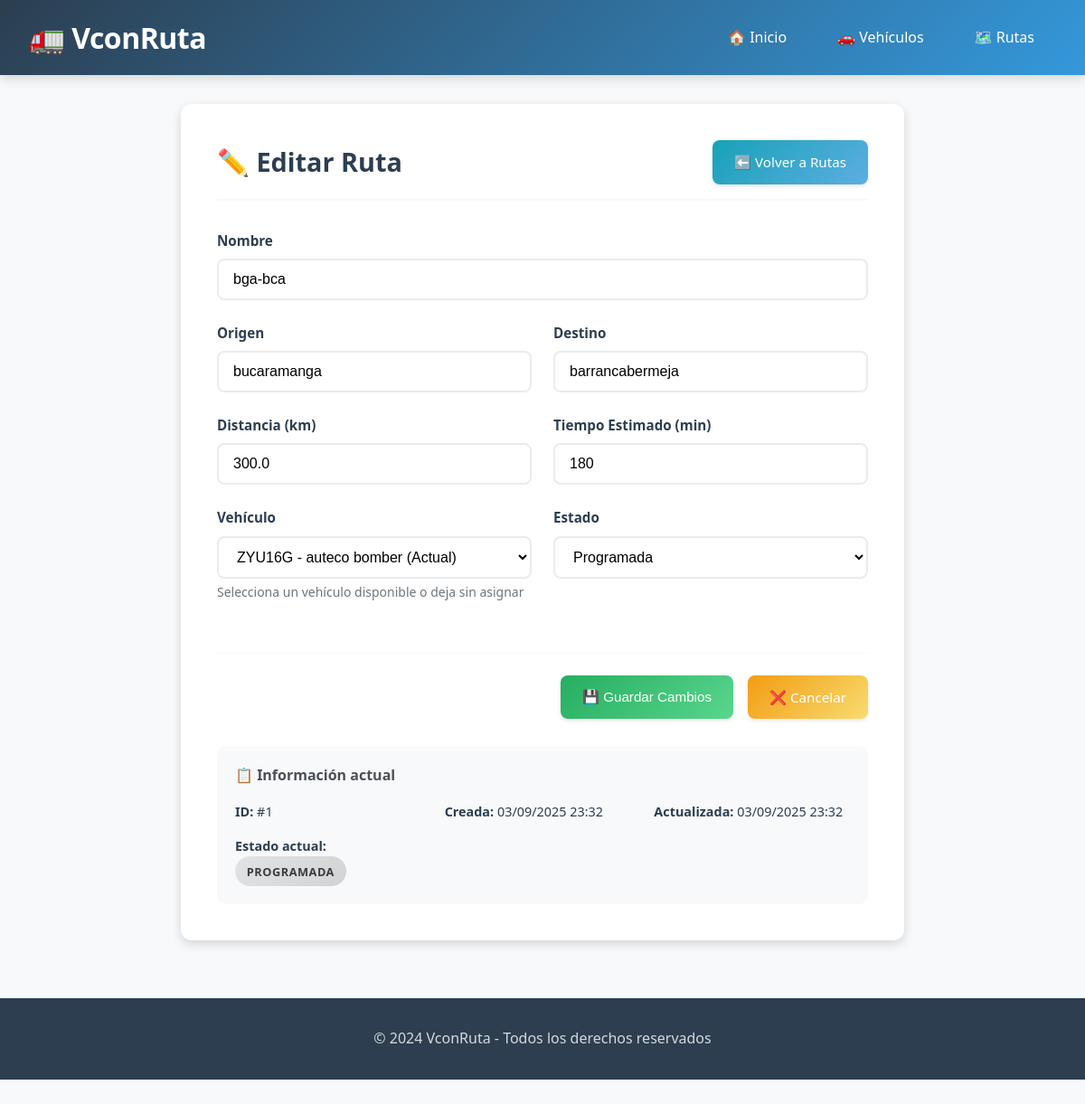
Before: /editar_ruta/1 with the older database file.
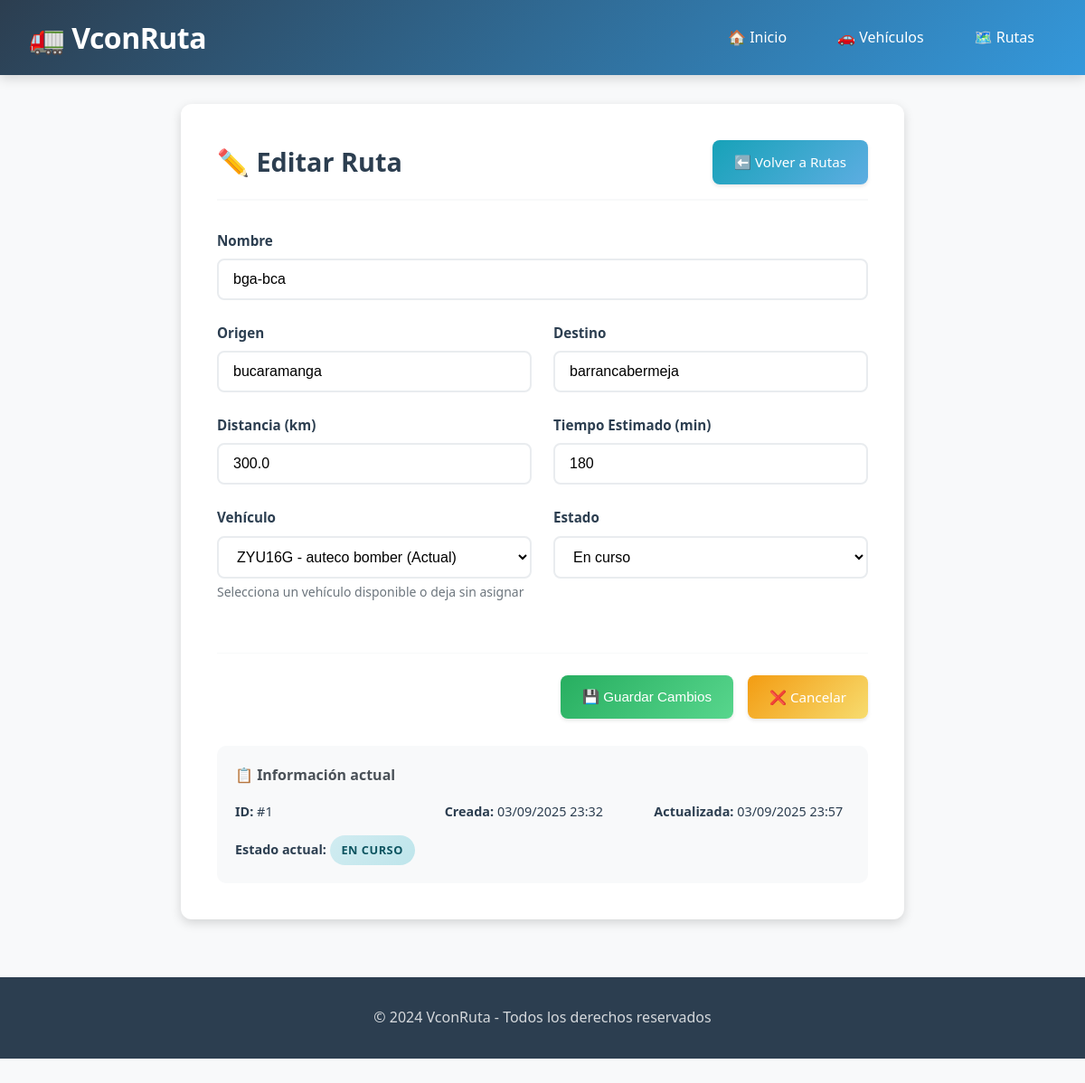
After: the same page with the newer database file.
### models.py (models this page shows, shortened)
class Ruta(db.Model):
    __tablename__ = 'rutas'
    id = db.Column(db.Integer, primary_key=True)
    nombre = db.Column(db.String(100), nullable=False)
    origen = db.Column(db.String(100), nullable=False, index=True)
    destino = db.Column(db.String(100), nullable=False, index=True)
    distancia = db.Column(db.Float, nullable=False)
    tiempo_estimado = db.Column(db.Integer, nullable=False)  # en minutos
    vehiculo_id = db.Column(db.Integer, db.ForeignKey('vehiculos.id'), nullable=True, index=True)
    estado = db.Column(db.String(20), default='Programada', index=True)
    fecha_creacion = db.Column(db.DateTime, default=datetime.utcnow)
    fecha_actualizacion = db.Column(db.DateTime, default=datetime.utcnow, onupdate=datetime.utcnow)
    fecha_inicio = db.Column(db.DateTime, nullable=True)
    fecha_fin = db.Column(db.DateTime, nullable=True)

### app.py (the view)
@app.route('/editar_ruta/<int:id>', methods=['GET', 'POST'])
def editar_ruta(id):
    form = RutaForm()
    ruta = Ruta.query.get_or_404(id)
    vehiculos_disponibles = Vehiculo.query.filter_by(estado='Disponible').all()
    choices = [(0, 'Sin asignar')]
    if ruta.vehiculo_asignado:
        choices.append((ruta.vehiculo_asignado.id, f"{ruta.vehiculo_asignado.placa} - {ruta.vehiculo_asignado.marca} {ruta.vehiculo_asignado.modelo} (Actual)"))
    for v in vehiculos_disponibles:
        if not ruta.vehiculo_asignado or v.id != ruta.vehiculo_asignado.id:
            choices.append((v.id, f"{v.placa} - {v.marca} {v.modelo}"))
    form.vehiculo_id.choices = choices
    if form.validate_on_submit():
        try:
            nuevo_vehiculo = None
            if form.vehiculo_id.data and form.vehiculo_id.data != 0:
                nuevo_vehiculo = Vehiculo.query.get(form.vehiculo_id.data)
                if not nuevo_vehiculo:
                    flash('El vehículo seleccionado no existe', 'error')
                    return render_template('editar_ruta.html', form=form, ruta=ruta)
                if nuevo_vehiculo.estado not in ['Disponible', 'En Ruta']:
                    flash('El vehículo seleccionado no está disponible', 'error')
                    return render_template('editar_ruta.html', form=form, ruta=ruta)
            if ruta.vehiculo_asignado and (not nuevo_vehiculo or nuevo_vehiculo.id != ruta.vehiculo_asignado.id):
                if ruta.estado == 'En curso':
                    ruta.vehiculo_asignado.estado = 'Disponible'
            ruta.nombre = form.nombre.data.strip()
            ruta.origen = form.origen.data.strip()
            ruta.destino = form.destino.data.strip()
            ruta.distancia = form.distancia.data
            ruta.tiempo_estimado = form.tiempo_estimado.data
            ruta.vehiculo_id = form.vehiculo_id.data if form.vehiculo_id.data != 0 else None
            ruta.estado = form.estado.data
            if nuevo_vehiculo and form.estado.data == 'En curso':
                nuevo_vehiculo.estado = 'En Ruta'
            db.session.commit()
            flash('Ruta actualizada exitosamente', 'success')
            return redirect(url_for('listar_rutas'))
        except Exception as e:
            db.session.rollback()
            logger.error(f"Error actualizando ruta: {e}")
            flash(f'Error actualizando ruta: {str(e)}', 'error')
    else:
        form.nombre.data = ruta.nombre
        form.origen.data = ruta.origen
        form.destino.data = ruta.destino
        form.distancia.data = ruta.distancia
        form.tiempo_estimado.data = ruta.tiempo_estimado
        form.vehiculo_id.data = ruta.vehiculo_id if ruta.vehiculo_id else 0
        form.estado.data = ruta.estado
        for field, errors in form.errors.items():
            for error in errors:
                flash(f"Error en {field}: {error}", 'error')
    return render_template('editar_ruta.html', form=form, ruta=ruta)

### app.py
class RutaForm(FlaskForm):
    nombre = StringField('Nombre', validators=[DataRequired(), Length(max=100)])
    origen = StringField('Origen', validators=[DataRequired(), Length(max=100)])
    destino = StringField('Destino', validators=[DataRequired(), Length(max=100)])
    distancia = FloatField('Distancia (km)', validators=[
        DataRequired(),
        NumberRange(min=0.1, message="La distancia debe ser mayor a 0")
    ])
    tiempo_estimado = IntegerField('Tiempo Estimado (min)', validators=[
        DataRequired(),
        NumberRange(min=1, message="El tiempo debe ser mayor a 0")
    ])
    vehiculo_id = SelectField('Vehículo', coerce=int, validate_choice=False)
    estado = SelectField('Estado', choices=[
        ('Programada', 'Programada'),
        ('En curso', 'En curso'),
        ('Completada', 'Completada'),
        ('Cancelada', 'Cancelada')
    ])

### templates/editar_ruta.html (shortened to what this page needs)
{% extends 'base.html' %}
{% block content %}
<div class="form-container">
    <div class="form-header">
        <h2>✏️ Editar Ruta</h2>
        <a href="{{ url_for('listar_rutas') }}" class="btn btn-info">
            ⬅️ Volver a Rutas
        </a>
    </div>
    <form method="POST" class="modern-form">
        <div class="form-group">
            {{ form.nombre.label(class="form-label") }}
            {{ form.nombre(class="form-control") }}
        </div>
        <div class="form-row">
            <div class="form-group">
                {{ form.origen.label(class="form-label") }}
                {{ form.origen(class="form-control") }}
            </div>
            <div class="form-group">
                {{ form.destino.label(class="form-label") }}
                {{ form.destino(class="form-control") }}
            </div>
        </div>
        <div class="form-row">
            <div class="form-group">
                {{ form.distancia.label(class="form-label") }}
                {{ form.distancia(class="form-control", step="0.1") }}
            </div>
            <div class="form-group">
                {{ form.tiempo_estimado.label(class="form-label") }}
                {{ form.tiempo_estimado(class="form-control") }}
            </div>
        </div>
        <div class="form-row">
            <div class="form-group">
                {{ form.vehiculo_id.label(class="form-label") }}
                {{ form.vehiculo_id(class="form-control") }}
                <small class="form-help">Selecciona un vehículo disponible o deja sin asignar</small>
            </div>
            <div class="form-group">
                {{ form.estado.label(class="form-label") }}
                {{ form.estado(class="form-control") }}
            </div>
        </div>
        <div class="form-actions">
            <button type="submit" class="btn btn-success">💾 Guardar Cambios</button>
            <a href="{{ url_for('listar_rutas') }}" class="btn btn-warning">❌ Cancelar</a>
        </div>
    </form>
    <div style="margin-top: 30px; padding: 20px; background: #f8f9fa; border-radius: 10px;">
        <h4 style="margin-bottom: 15px; color: #495057;">📋 Información actual</h4>
        <div style="display: grid; grid-template-columns: repeat(auto-fit, minmax(200px, 1fr)); gap: 15px; font-size: 0.9rem;">
            <div>
                <strong>ID:</strong> #{{ ruta.id }}
            </div>
            <div>
                <strong>Creada:</strong> {{ ruta.fecha_creacion.strftime('%d/%m/%Y %H:%M') }}
            </div>
            <div>
                <strong>Actualizada:</strong> {{ ruta.fecha_actualizacion.strftime('%d/%m/%Y %H:%M') }}
            </div>
            <div>
                <strong>Estado actual:</strong>
                <span class="status-badge status-{{ ruta.estado.lower().replace(' ', '-') }}">
                    {{ ruta.estado }}
                </span>
            </div>
        </div>
    </div>
</div>
{% endblock %}

Changed rows visible on the page:
changed Ruta "bga-bca": estado "Programada" → "En curso"; fecha_actualizacion "03/09/2025 23:32" → "03/09/2025 23:57"; estado "PROGRAMADA" → "EN CURSO"
